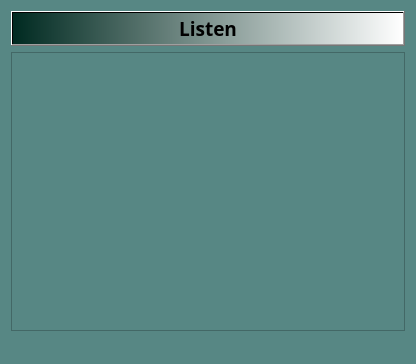
<?xml version="1.0" encoding="UTF-8"?>
<ui version="4.0">
 <class>serverSide</class>
 <widget class="QMainWindow" name="serverSide">
  <property name="geometry">
   <rect>
    <x>0</x>
    <y>0</y>
    <width>416</width>
    <height>364</height>
   </rect>
  </property>
  <property name="windowTitle">
   <string>serverSide</string>
  </property>
  <property name="styleSheet">
   <string notr="true">
background-color: rgb(87, 135, 132);</string>
  </property>
  <widget class="QWidget" name="centralWidget">
   <layout class="QGridLayout" name="gridLayout">
    <item row="0" column="0">
     <widget class="QPushButton" name="listenButton">
      <property name="font">
       <font>
        <family>Ubuntu Mono</family>
        <pointsize>14</pointsize>
        <weight>75</weight>
        <bold>true</bold>
       </font>
      </property>
      <property name="styleSheet">
       <string notr="true">background-color: qlineargradient(spread:pad, x1:0, y1:0, x2:1, y2:0, stop:0 rgba(0, 42, 33, 255), stop:1 rgba(255, 255, 255, 255));
</string>
      </property>
      <property name="text">
       <string>Listen</string>
      </property>
     </widget>
    </item>
    <item row="1" column="0">
     <widget class="QTableWidget" name="tableWidget"/>
    </item>
   </layout>
  </widget>
  <widget class="QStatusBar" name="statusBar"/>
 </widget>
 <layoutdefault spacing="6" margin="11"/>
 <resources/>
 <connections/>
</ui>
